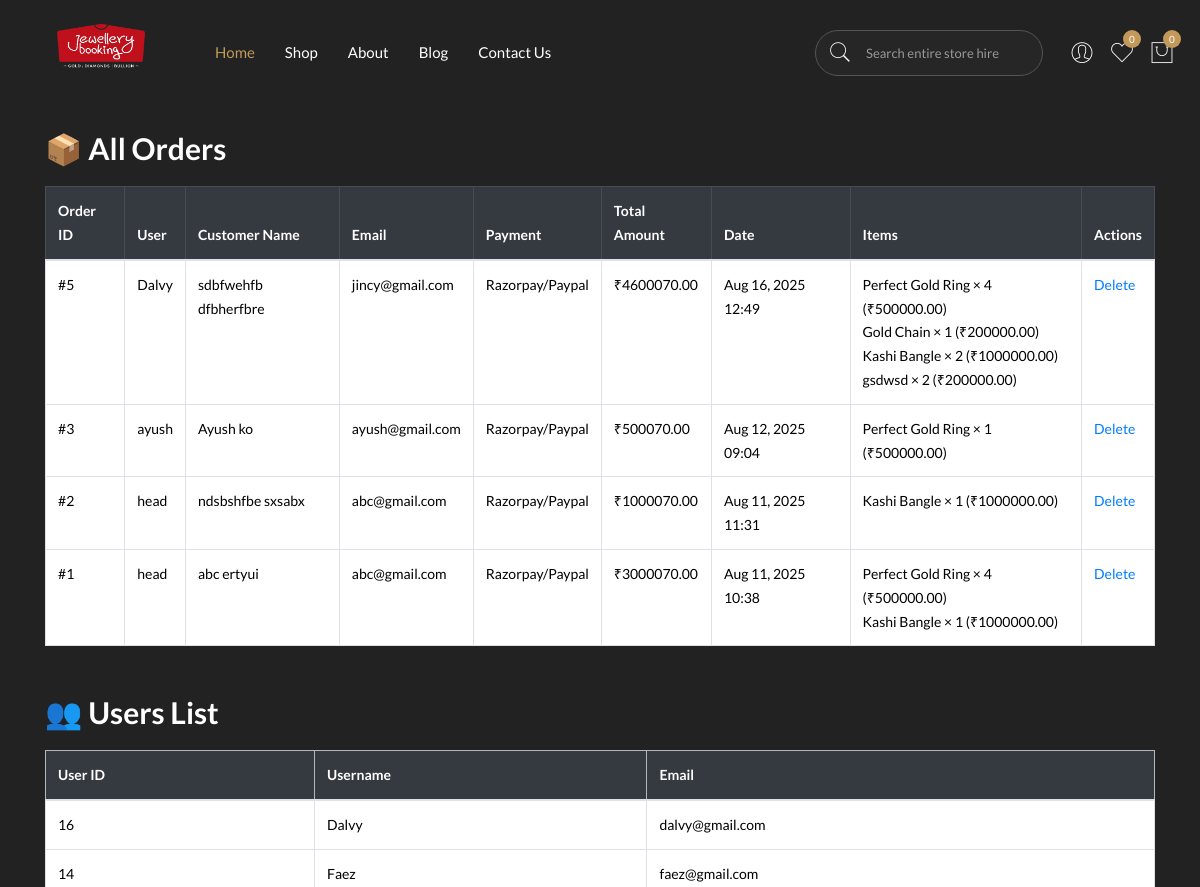
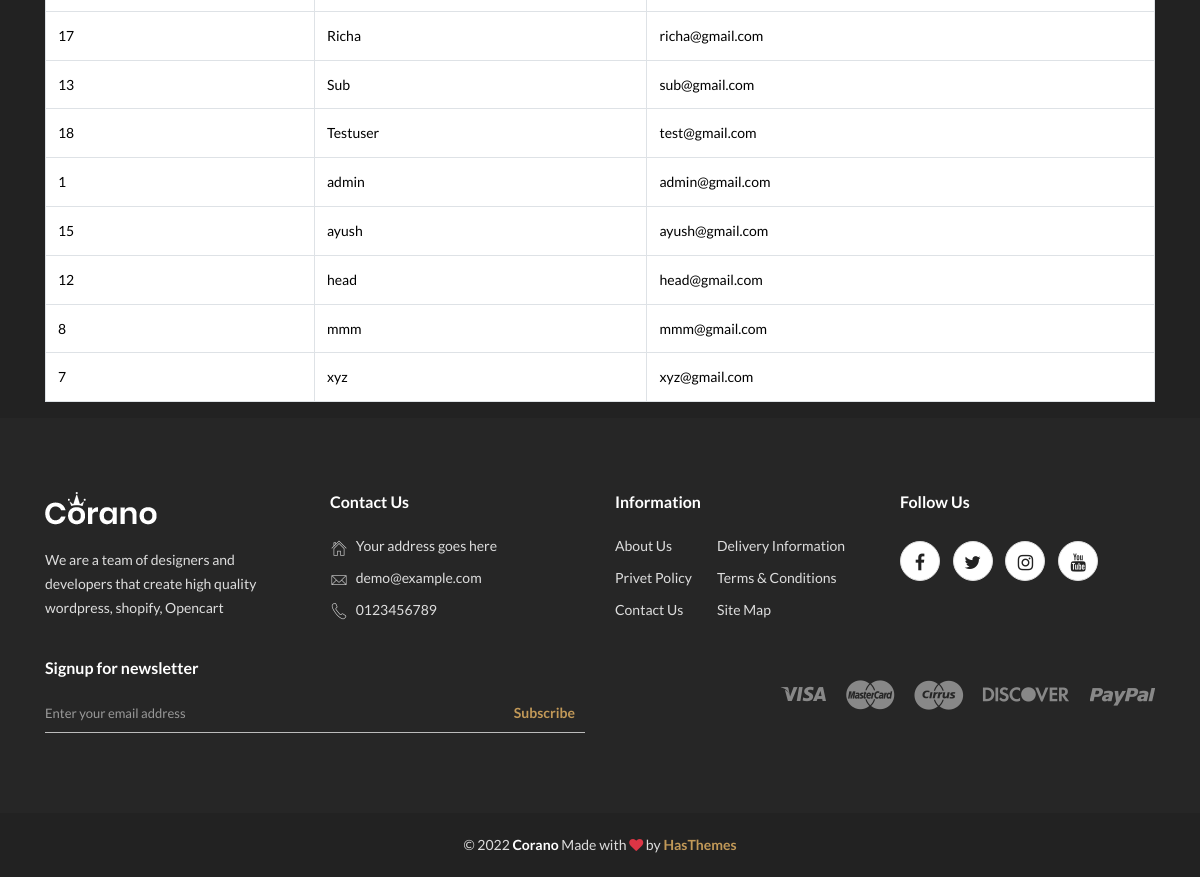
Page /admin_panel/order_list/ (signed in) on the committed database (2 pictures, top to bottom).
### user/models.py (models this page shows, shortened)
class Order(models.Model):
    PAYMENT_METHODS = [
        ('cash', 'Cash On Delivery'),
        ('bank', 'Direct Bank Transfer'),
        ('paypal', 'Razorpay/Paypal'),
    ]
    user = models.ForeignKey(settings.AUTH_USER_MODEL, on_delete=models.CASCADE)
    first_name = models.CharField(max_length=100)
    last_name = models.CharField(max_length=100)
    email = models.EmailField()
    company_name = models.CharField(max_length=255, blank=True, null=True)
    state = models.CharField(max_length=100)
    street_address1 = models.CharField(max_length=255)
    street_address2 = models.CharField(max_length=255, blank=True, null=True)
    city = models.CharField(max_length=100)
    division = models.CharField(max_length=100, blank=True, null=True)
    postcode = models.CharField(max_length=20)
    phone = models.CharField(max_length=20, blank=True, null=True)
    order_note = models.TextField(blank=True, null=True)
    payment_method = models.CharField(max_length=20, choices=PAYMENT_METHODS)
    total_amount = models.DecimalField(max_digits=10, decimal_places=2)
    created_at = models.DateTimeField(auto_now_add=True)

class OrderItem(models.Model):
    order = models.ForeignKey(Order, on_delete=models.CASCADE, related_name="items")
    product = models.ForeignKey(Product, on_delete=models.CASCADE)
    quantity = models.PositiveIntegerField()
    price = models.DecimalField(max_digits=10, decimal_places=2)

### inventory/models.py (models this page shows, shortened)
class Product(models.Model):
    name = models.CharField(max_length=100)
    product_code = models.CharField(max_length=50, unique=True)
    description = models.TextField()
    price = models.DecimalField(max_digits=10, decimal_places=2)
    stock = models.PositiveIntegerField()
    subcategory = models.ForeignKey(SubCategory, on_delete=models.CASCADE, related_name='products')

### admin_panel/views.py (the view)
# urls.py: path("order_list/", views.order_list, name="order_list"),
@login_required
def order_list(request):
    orders = Order.objects.prefetch_related("items__product").select_related("user").order_by("-created_at")
    users = User.objects.all().order_by("username")
    context = {
        "orders": orders,
        "users": users,
    }
    return render(request, "admin-pages/order_list.html", context)

### templates/admin-pages/order_list.html (shortened to what this page needs)
{% extends "base.html" %}
{% block content %}
<div class="container mt-4">
    <h2 class="mb-3">📦 All Orders</h2>
    <table class="table table-bordered table-striped">
        <thead class="table-dark">
            <tr>
                <th>Order ID</th>
                <th>User</th>
                <th>Customer Name</th>
                <th>Email</th>
                <th>Payment</th>
                <th>Total Amount</th>
                <th>Date</th>
                <th>Items</th>
                <th>Actions</th>
            </tr>
        </thead>
        <tbody>
            {% for order in orders %}
            <tr>
                <td>#{{ order.id }}</td>
                <td>{{ order.user.username }}</td>
                <td>{{ order.first_name }} {{ order.last_name }}</td>
                <td>{{ order.email }}</td>
                <td>{{ order.get_payment_method_display }}</td>
                <td>₹{{ order.total_amount }}</td>
                <td>{{ order.created_at|date:"M d, Y H:i" }}</td>
                <td>
                    <ul class="list-unstyled">
                        {% for item in order.items.all %}
                        <li>{{ item.product.name }} × {{ item.quantity }} (₹{{ item.price }})</li>
                        {% endfor %}
                    </ul>
                </td>
                <td>
                    <a href="{% url 'delete_order' order.id %}"
                       class="delete-btn"
                       onclick="return confirm('Are you sure you want to delete this order?');">
                        Delete
                    </a>
                </td>
            </tr>
            {% empty %}
            <tr>
                <td colspan="8" class="text-center">No orders found.</td>
            </tr>
            {% endfor %}
        </tbody>
    </table>
    <h2 class="mt-5 mb-3">👥 Users List</h2>
    <table class="table table-bordered">
        <thead class="table-secondary">
            <tr>
                <th>User ID</th>
                <th>Username</th>
                <th>Email</th>
            </tr>
        </thead>
        <tbody>
            {% for user in users %}
            <tr>
                <td>{{ user.id }}</td>
                <td>{{ user.username }}</td>
                <td>{{ user.email }}</td>
            </tr>
            {% empty %}
            <tr>
                <td colspan="3" class="text-center">No users found.</td>
            </tr>
            {% endfor %}
        </tbody>
    </table>
</div>
{% endblock %}

### templates/admin-pages/order_list.html (style rules this page uses)
table { width: 100%; border-collapse: collapse; margin-top: 20px; }
th, td { border: 1px solid #ddd; padding: 8px; text-align: left; }
th { background-color: #343a40; color: white; }
td { background-color: white; color: black; }
tr:nth-child(even) td { background-color: white; }

### rows in the picture
Order: id "5", user.username "Dalvy", first_name "sdbfwehfb", last_name "dfbherfbre", email "jincy@gmail.com", payment_method "Razorpay/Paypal", total_amount "4600070.00", created_at "Aug 16, 2025 12:49"
OrderItem: product.name "Perfect Gold Ring", quantity "4", price "500000.00"
OrderItem: product.name "Gold Chain", quantity "1", price "200000.00"
OrderItem: product.name "Kashi Bangle", quantity "2", price "1000000.00"
OrderItem: product.name "gsdwsd", quantity "2", price "200000.00"
Order: id "3", user.username "ayush", first_name "Ayush", last_name "ko", email "ayush@gmail.com", payment_method "Razorpay/Paypal", total_amount "500070.00", created_at "Aug 12, 2025 09:04"
OrderItem: product.name "Perfect Gold Ring", quantity "1", price "500000.00"
Order: id "2", user.username "head", first_name "ndsbshfbe", last_name "sxsabx", email "abc@gmail.com", payment_method "Razorpay/Paypal", total_amount "1000070.00", created_at "Aug 11, 2025 11:31"
OrderItem: product.name "Kashi Bangle", quantity "1", price "1000000.00"
Order: id "1", user.username "head", first_name "abc", last_name "ertyui", email "abc@gmail.com", payment_method "Razorpay/Paypal", total_amount "3000070.00", created_at "Aug 11, 2025 10:38"
OrderItem: product.name "Perfect Gold Ring", quantity "4", price "500000.00"
OrderItem: product.name "Kashi Bangle", quantity "1", price "1000000.00"

### other values in the picture
{{ wishlist_count|default:"0" }} "0"
{{ cart_count|default:"0" }} "0"
{{ user.id }} "16"
{{ user.username }} "Dalvy"
{{ user.email }} "dalvy@gmail.com"
{{ user.id }} "14"
{{ user.username }} "Faez"
{{ user.email }} "faez@gmail.com"
{{ user.id }} "17"
{{ user.username }} "Richa"
{{ user.email }} "richa@gmail.com"
{{ user.id }} "13"
{{ user.username }} "Sub"
{{ user.email }} "sub@gmail.com"
{{ user.id }} "18"
